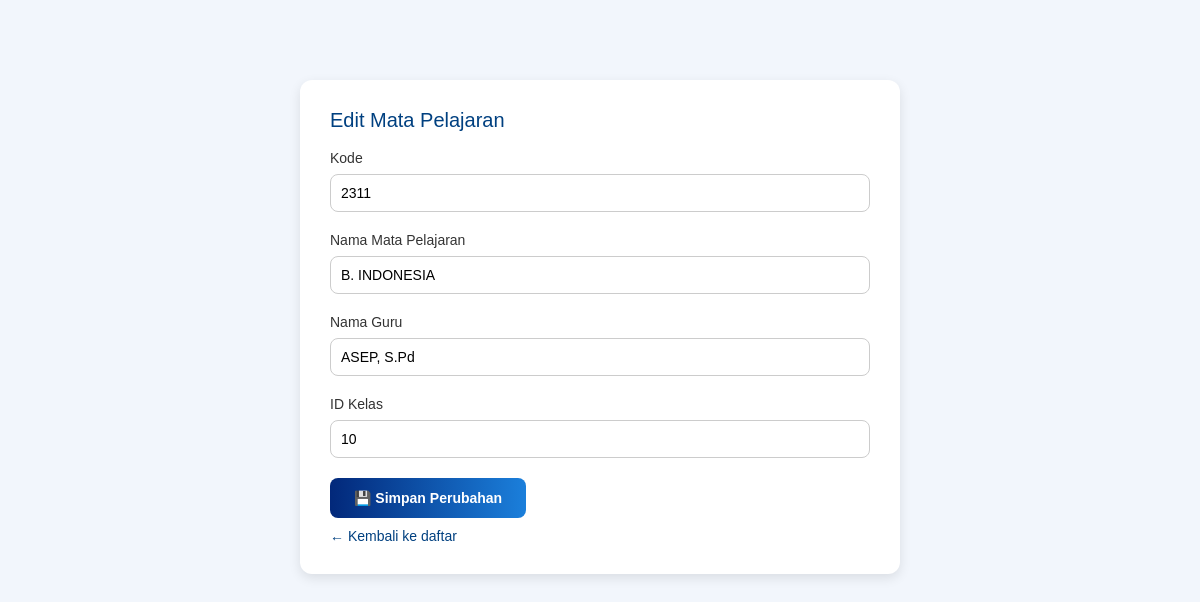
The app's page /siswa/mata-pelajaran/edit.php?id=2 with its own data.
### tables this page shows
CREATE TABLE `t_mapel` (
  `id` int NOT NULL,
  `id_guru` int NOT NULL,
  `nama_mapel` varchar(30) DEFAULT NULL,
  `nama_guru` varchar(30) DEFAULT NULL,
  `kode` varchar(20) DEFAULT NULL,
  `id_sekolah` int NOT NULL,
  `id_kelas` int NOT NULL
);

### siswa/mata-pelajaran/edit.php (the view, shortened to what this page needs)
<?php
include('../../koneksi.php');
$id = isset($_GET['id']) ? intval($_GET['id']) : 0;
$query = mysqli_query($conn, "SELECT * FROM t_mapel WHERE id = $id");
$data = mysqli_fetch_assoc($query);
?>
<!DOCTYPE html>
<html lang="id">
<head>
  <link rel="stylesheet" href="../../vendors/typicons.font/font/typicons.css">
  <link rel="stylesheet" href="../../vendors/css/vendor.bundle.base.css">
  <link rel="stylesheet" href="../css/vertical-layout-light/style.css">
</head>
<body>
<div class="form-container">
  <h3>Edit Mata Pelajaran</h3>
  <form method="post">
    <label for="kode">Kode</label>
    <input type="text" id="kode" name="kode" value="<?= htmlspecialchars($data['kode']); ?>" required>
    <label for="nama_mapel">Nama Mata Pelajaran</label>
    <input type="text" id="nama_mapel" name="nama_mapel" value="<?= htmlspecialchars($data['nama_mapel']); ?>" required>
    <label for="nama_guru">Nama Guru</label>
    <input type="text" id="nama_guru" name="nama_guru" value="<?= htmlspecialchars($data['nama_guru']); ?>" required>
    <label for="id_kelas">ID Kelas</label>
    <input type="number" id="id_kelas" name="id_kelas" value="<?= htmlspecialchars($data['id_kelas']); ?>" required>
    <button type="submit">💾 Simpan Perubahan</button>
    <br>
    <a class="kembali" href="index.php">← Kembali ke daftar</a>
  </form>
</div>
</body>
</html>

### siswa/mata-pelajaran/edit.php (style rules this page uses)
body { background-color: #f2f6fc; font-family: 'Poppins', sans-serif; }
.form-container { max-width: 600px; margin: 80px auto; background: white; padding: 30px; border-radius: 12px; box-shadow: 0 4px 12px rgba(0,0,0,0.1); }
h3 { margin-bottom: 20px; color: #004080; }
label { font-weight: 500; display: block; margin-bottom: 8px; color: #333; }
input[type="text"], input[type="number"] { width: 100%; padding: 10px; margin-bottom: 20px; border: 1px solid #ccc; border-radius: 8px; }
button { background: linear-gradient(90deg,#02287a,#1b7fdb); color: white; border: none; padding: 12px 24px; border-radius: 8px; cursor: pointer; font-weight: 600; }
a.kembali { display: inline-block; margin-top: 10px; color: #004080; text-decoration: none; font-weight: 500; }

### records on screen
t_mapel: kode "2311", nama_mapel "B. INDONESIA", nama_guru "ASEP, S.Pd", id_kelas "10"
